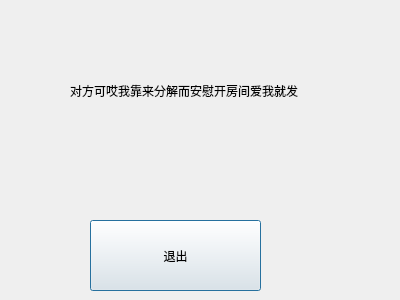
<?xml version="1.0" encoding="UTF-8"?>
<ui version="4.0">
 <class>Dialog</class>
 <widget class="QDialog" name="Dialog">
  <property name="geometry">
   <rect>
    <x>0</x>
    <y>0</y>
    <width>400</width>
    <height>300</height>
   </rect>
  </property>
  <property name="windowTitle">
   <string>对话框</string>
  </property>
  <property name="toolTip">
   <string extracomment="嗯嗯嗯嗯嗯嗯嗯嗯嗯嗯嗯嗯嗯嗯嗯嗯嗯嗯"/>
  </property>
  <widget class="QPushButton" name="pushButton">
   <property name="geometry">
    <rect>
     <x>90</x>
     <y>220</y>
     <width>171</width>
     <height>71</height>
    </rect>
   </property>
   <property name="text">
    <string>退出</string>
   </property>
  </widget>
  <widget class="QLabel" name="label">
   <property name="geometry">
    <rect>
     <x>70</x>
     <y>30</y>
     <width>261</width>
     <height>121</height>
    </rect>
   </property>
   <property name="text">
    <string>对方可哎我靠来分解而安慰开房间爱我就发   </string>
   </property>
  </widget>
 </widget>
 <layoutdefault spacing="6" margin="11"/>
 <resources/>
 <connections>
  <connection>
   <sender>pushButton</sender>
   <signal>clicked()</signal>
   <receiver>Dialog</receiver>
   <slot>close()</slot>
   <hints>
    <hint type="sourcelabel">
     <x>175</x>
     <y>205</y>
    </hint>
    <hint type="destinationlabel">
     <x>199</x>
     <y>149</y>
    </hint>
   </hints>
  </connection>
 </connections>
</ui>
